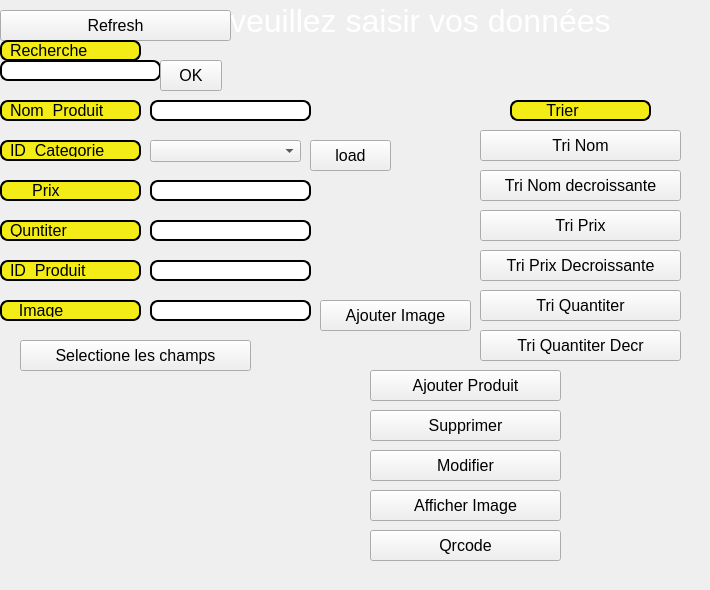
    <widget class="QWidget" name="ajout">
     <attribute name="title">
      <string>Stocks</string>
     </attribute>
     <widget class="QLabel" name="label">
      <property name="geometry">
       <rect>
        <x>0</x>
        <y>100</y>
        <width>141</width>
        <height>21</height>
       </rect>
      </property>
      <property name="font">
       <font>
        <pointsize>12</pointsize>
       </font>
      </property>
      <property name="styleSheet">
       <string notr="true">QLabel {
	color: rgb(0, 0, 0);
	background-color: rgb(243, 236, 23);
border: 2px solid;
border-radius: 8px;
padding: 2px 4px;
}</string>
      </property>
      <property name="text">
       <string>Nom_Produit</string>
      </property>
     </widget>
     <widget class="QLabel" name="label_2">
      <property name="enabled">
       <bool>true</bool>
      </property>
      <property name="geometry">
       <rect>
        <x>0</x>
        <y>140</y>
        <width>141</width>
        <height>21</height>
       </rect>
      </property>
      <property name="font">
       <font>
        <pointsize>12</pointsize>
       </font>
      </property>
      <property name="styleSheet">
       <string notr="true">QLabel {
	color: rgb(0, 0, 0);
	background-color: rgb(243, 236, 23);
border: 2px solid;
border-radius: 8px;
padding: 2px 4px;
}</string>
      </property>
      <property name="text">
       <string>ID_Categorie</string>
      </property>
     </widget>
     <widget class="QLabel" name="label_3">
      <property name="geometry">
       <rect>
        <x>0</x>
        <y>180</y>
        <width>141</width>
        <height>21</height>
       </rect>
      </property>
      <property name="font">
       <font>
        <pointsize>12</pointsize>
       </font>
      </property>
      <property name="styleSheet">
       <string notr="true">QLabel {
	color: rgb(0, 0, 0);
	background-color: rgb(243, 236, 23);
border: 2px solid;
border-radius: 8px;
padding: 2px 4px;
}</string>
      </property>
      <property name="text">
       <string>     Prix</string>
      </property>
     </widget>
     <widget class="QLabel" name="label_7">
      <property name="geometry">
       <rect>
        <x>0</x>
        <y>220</y>
        <width>141</width>
        <height>21</height>
       </rect>
      </property>
      <property name="font">
       <font>
        <pointsize>12</pointsize>
       </font>
      </property>
      <property name="styleSheet">
       <string notr="true">QLabel {
	color: rgb(0, 0, 0);
	background-color: rgb(243, 236, 23);
border: 2px solid;
border-radius: 8px;
padding: 2px 4px;
}</string>
      </property>
      <property name="text">
       <string>Quntiter</string>
      </property>
     </widget>
     <widget class="QLineEdit" name="line_nom">
      <property name="geometry">
       <rect>
        <x>150</x>
        <y>100</y>
        <width>161</width>
        <height>21</height>
       </rect>
      </property>
      <property name="styleSheet">
       <string notr="true">QLineEdit {
background-color: rgb(255, 255, 255);
padding: 1px;
border-style: solid;
border: 2px solid black;
border-radius: 8px;
}</string>
      </property>
     </widget>
     <widget class="QLineEdit" name="line_prix">
      <property name="geometry">
       <rect>
        <x>150</x>
        <y>180</y>
        <width>161</width>
        <height>21</height>
       </rect>
      </property>
      <property name="styleSheet">
       <string notr="true">QLineEdit {
background-color: rgb(255, 255, 255);
padding: 1px;
border-style: solid;
border: 2px solid black;
border-radius: 8px;
}</string>
      </property>
     </widget>
     <widget class="QLineEdit" name="line_quant">
      <property name="geometry">
       <rect>
        <x>150</x>
        <y>220</y>
        <width>161</width>
        <height>21</height>
       </rect>
      </property>
      <property name="styleSheet">
       <string notr="true">QLineEdit {
background-color: rgb(255, 255, 255);
padding: 1px;
border-style: solid;
border: 2px solid black;
border-radius: 8px;
}</string>
      </property>
     </widget>
     <widget class="QPushButton" name="pushButton">
      <property name="geometry">
       <rect>
        <x>370</x>
        <y>370</y>
        <width>191</width>
        <height>31</height>
       </rect>
      </property>
      <property name="font">
       <font>
        <pointsize>12</pointsize>
       </font>
      </property>
      <property name="styleSheet">
       <string notr="true">QPushButton {
color: white;
	background-color: qlineargradient(spread:pad, x1:0.122, y1:0.988636, x2:0.118, y2:0, stop:0.00490196 rgba(255, 0, 191, 255), stop:0.696078 rgba(174, 72, 150, 255), stop:1 rgba(242, 242, 242, 255));
border-width: 1px;
border-color: #339;
border-style: solid;
border-radius: 15;
padding: -16px 0px;
min-height: 32px;
min-width: 60px;
}
background-color: rgb(185, 81, 159);
</string>
      </property>
      <property name="text">
       <string>Ajouter Produit</string>
      </property>
     </widget>
     <widget class="QPushButton" name="pushButton_Supprimer">
      <property name="geometry">
       <rect>
        <x>370</x>
        <y>410</y>
        <width>191</width>
        <height>31</height>
       </rect>
      </property>
      <property name="font">
       <font>
        <pointsize>12</pointsize>
       </font>
      </property>
      <property name="styleSheet">
       <string notr="true">QPushButton {
color: white;
	background-color: qlineargradient(spread:pad, x1:0.122, y1:0.988636, x2:0.118, y2:0, stop:0.00490196 rgba(255, 0, 191, 255), stop:0.696078 rgba(174, 72, 150, 255), stop:1 rgba(242, 242, 242, 255));
border-width: 1px;
border-color: #339;
border-style: solid;
border-radius: 15;
padding: -16px 0px;
min-height: 32px;
min-width: 60px;
}
background-color: rgb(185, 81, 159);</string>
      </property>
      <property name="text">
       <string>Supprimer</string>
      </property>
     </widget>
     <widget class="QLabel" name="label_12">
      <property name="geometry">
       <rect>
        <x>230</x>
        <y>0</y>
        <width>471</width>
        <height>41</height>
       </rect>
      </property>
      <property name="font">
       <font>
        <pointsize>24</pointsize>
       </font>
      </property>
      <property name="styleSheet">
       <string notr="true">QLabel {
	color: rgb(255, 255, 255);
}</string>
      </property>
      <property name="text">
       <string>veuillez saisir vos données</string>
      </property>
     </widget>
     <widget class="QLineEdit" name="line_id">
      <property name="geometry">
       <rect>
        <x>150</x>
        <y>260</y>
        <width>161</width>
        <height>21</height>
       </rect>
      </property>
      <property name="styleSheet">
       <string notr="true">QLineEdit {
background-color: rgb(255, 255, 255);
padding: 1px;
border-style: solid;
border: 2px solid black;
border-radius: 8px;
}</string>
      </property>
     </widget>
     <widget class="QLabel" name="label_4">
      <property name="geometry">
       <rect>
        <x>0</x>
        <y>260</y>
        <width>141</width>
        <height>21</height>
       </rect>
      </property>
      <property name="font">
       <font>
        <pointsize>12</pointsize>
       </font>
      </property>
      <property name="styleSheet">
       <string notr="true">QLabel {
	color: rgb(0, 0, 0);
	background-color: rgb(243, 236, 23);
border: 2px solid;
border-radius: 8px;
padding: 2px 4px;
}</string>
      </property>
      <property name="text">
       <string>ID_Produit</string>
      </property>
     </widget>
     <widget class="QPushButton" name="pushButton_3">
      <property name="geometry">
       <rect>
        <x>370</x>
        <y>450</y>
        <width>191</width>
        <height>31</height>
       </rect>
      </property>
      <property name="font">
       <font>
        <pointsize>12</pointsize>
       </font>
      </property>
      <property name="styleSheet">
       <string notr="true">QPushButton {
color: white;
	background-color: qlineargradient(spread:pad, x1:0.122, y1:0.988636, x2:0.118, y2:0, stop:0.00490196 rgba(255, 0, 191, 255), stop:0.696078 rgba(174, 72, 150, 255), stop:1 rgba(242, 242, 242, 255));
border-width: 1px;
border-color: #339;
border-style: solid;
border-radius: 15;
padding: -16px 0px;
min-height: 32px;
min-width: 60px;
}
background-color: rgb(185, 81, 159);</string>
      </property>
      <property name="text">
       <string>Modifier</string>
      </property>
     </widget>
     <widget class="QPushButton" name="pushButton_4">
      <property name="geometry">
       <rect>
        <x>20</x>
        <y>340</y>
        <width>231</width>
        <height>31</height>
       </rect>
      </property>
      <property name="font">
       <font>
        <pointsize>12</pointsize>
       </font>
      </property>
      <property name="styleSheet">
       <string notr="true">QPushButton {
color: white;
	background-color: qlineargradient(spread:pad, x1:0.122, y1:0.988636, x2:0.118, y2:0, stop:0.00490196 rgba(255, 0, 191, 255), stop:0.696078 rgba(174, 72, 150, 255), stop:1 rgba(242, 242, 242, 255));
border-width: 1px;
border-color: #339;
border-style: solid;
border-radius: 15;
padding: -16px 0px;
min-height: 32px;
min-width: 60px;
}
background-color: rgb(185, 81, 159);</string>
      </property>
      <property name="text">
       <string>Selectione les champs</string>
      </property>
     </widget>
     <widget class="QPushButton" name="trinom">
      <property name="geometry">
       <rect>
        <x>480</x>
        <y>130</y>
        <width>201</width>
        <height>31</height>
       </rect>
      </property>
      <property name="font">
       <font>
        <pointsize>12</pointsize>
       </font>
      </property>
      <property name="styleSheet">
       <string notr="true">QPushButton {
color: white;
	background-color: qlineargradient(spread:pad, x1:0.122, y1:0.988636, x2:0.118, y2:0, stop:0.00490196 rgba(255, 0, 191, 255), stop:0.696078 rgba(174, 72, 150, 255), stop:1 rgba(242, 242, 242, 255));
border-width: 1px;
border-color: #339;
border-style: solid;
border-radius: 15;
padding: -16px 0px;
min-height: 32px;
min-width: 60px;
}
background-color: rgb(185, 81, 159);</string>
      </property>
      <property name="text">
       <string>Tri Nom</string>
      </property>
     </widget>
     <widget class="QLabel" name="label_5">
      <property name="geometry">
       <rect>
        <x>510</x>
        <y>100</y>
        <width>141</width>
        <height>21</height>
       </rect>
      </property>
      <property name="font">
       <font>
        <pointsize>12</pointsize>
       </font>
      </property>
      <property name="styleSheet">
       <string notr="true">QLabel {
	color: rgb(0, 0, 0);
	background-color: rgb(243, 236, 23);
border: 2px solid;
border-radius: 8px;
padding: 2px 4px;
}</string>
      </property>
      <property name="text">
       <string>      Trier</string>
      </property>
     </widget>
     <widget class="QPushButton" name="nomdec">
      <property name="geometry">
       <rect>
        <x>480</x>
        <y>170</y>
        <width>201</width>
        <height>31</height>
       </rect>
      </property>
      <property name="font">
       <font>
        <pointsize>12</pointsize>
       </font>
      </property>
      <property name="styleSheet">
       <string notr="true">QPushButton {
color: white;
	background-color: qlineargradient(spread:pad, x1:0.122, y1:0.988636, x2:0.118, y2:0, stop:0.00490196 rgba(255, 0, 191, 255), stop:0.696078 rgba(174, 72, 150, 255), stop:1 rgba(242, 242, 242, 255));
border-width: 1px;
border-color: #339;
border-style: solid;
border-radius: 15;
padding: -16px 0px;
min-height: 32px;
min-width: 60px;
}
background-color: rgb(185, 81, 159);</string>
      </property>
      <property name="text">
       <string>Tri Nom decroissante</string>
      </property>
     </widget>
     <widget class="QPushButton" name="prix">
      <property name="geometry">
       <rect>
        <x>480</x>
        <y>210</y>
        <width>201</width>
        <height>31</height>
       </rect>
      </property>
      <property name="font">
       <font>
        <pointsize>12</pointsize>
       </font>
      </property>
      <property name="styleSheet">
       <string notr="true">QPushButton {
color: white;
	background-color: qlineargradient(spread:pad, x1:0.122, y1:0.988636, x2:0.118, y2:0, stop:0.00490196 rgba(255, 0, 191, 255), stop:0.696078 rgba(174, 72, 150, 255), stop:1 rgba(242, 242, 242, 255));
border-width: 1px;
border-color: #339;
border-style: solid;
border-radius: 15;
padding: -16px 0px;
min-height: 32px;
min-width: 60px;
}
background-color: rgb(185, 81, 159);</string>
      </property>
      <property name="text">
       <string>Tri Prix</string>
      </property>
     </widget>
     <widget class="QPushButton" name="prixdec">
      <property name="geometry">
       <rect>
        <x>480</x>
        <y>250</y>
        <width>201</width>
        <height>31</height>
       </rect>
      </property>
      <property name="font">
       <font>
        <pointsize>12</pointsize>
       </font>
      </property>
      <property name="styleSheet">
       <string notr="true">QPushButton {
color: white;
	background-color: qlineargradient(spread:pad, x1:0.122, y1:0.988636, x2:0.118, y2:0, stop:0.00490196 rgba(255, 0, 191, 255), stop:0.696078 rgba(174, 72, 150, 255), stop:1 rgba(242, 242, 242, 255));
border-width: 1px;
border-color: #339;
border-style: solid;
border-radius: 15;
padding: -16px 0px;
min-height: 32px;
min-width: 60px;
}
background-color: rgb(185, 81, 159);</string>
      </property>
      <property name="text">
       <string>Tri Prix Decroissante</string>
      </property>
     </widget>
     <widget class="QPushButton" name="quant">
      <property name="geometry">
       <rect>
        <x>480</x>
        <y>290</y>
        <width>201</width>
        <height>31</height>
       </rect>
      </property>
      <property name="font">
       <font>
        <pointsize>12</pointsize>
       </font>
      </property>
      <property name="styleSheet">
       <string notr="true">QPushButton {
color: white;
	background-color: qlineargradient(spread:pad, x1:0.122, y1:0.988636, x2:0.118, y2:0, stop:0.00490196 rgba(255, 0, 191, 255), stop:0.696078 rgba(174, 72, 150, 255), stop:1 rgba(242, 242, 242, 255));
border-width: 1px;
border-color: #339;
border-style: solid;
border-radius: 15;
padding: -16px 0px;
min-height: 32px;
min-width: 60px;
}
background-color: rgb(185, 81, 159);</string>
      </property>
      <property name="text">
       <string>Tri Quantiter</string>
      </property>
     </widget>
     <widget class="QPushButton" name="quantdec">
      <property name="geometry">
       <rect>
        <x>480</x>
        <y>330</y>
        <width>201</width>
        <height>31</height>
       </rect>
      </property>
      <property name="font">
       <font>
        <pointsize>12</pointsize>
       </font>
      </property>
      <property name="styleSheet">
       <string notr="true">QPushButton {
color: white;
	background-color: qlineargradient(spread:pad, x1:0.122, y1:0.988636, x2:0.118, y2:0, stop:0.00490196 rgba(255, 0, 191, 255), stop:0.696078 rgba(174, 72, 150, 255), stop:1 rgba(242, 242, 242, 255));
border-width: 1px;
border-color: #339;
border-style: solid;
border-radius: 15;
padding: -16px 0px;
min-height: 32px;
min-width: 60px;
}
background-color: rgb(185, 81, 159);</string>
      </property>
      <property name="text">
       <string>Tri Quantiter Decr</string>
      </property>
     </widget>
     <widget class="QPushButton" name="pushButton_ref">
      <property name="geometry">
       <rect>
        <x>0</x>
        <y>10</y>
        <width>231</width>
        <height>31</height>
       </rect>
      </property>
      <property name="font">
       <font>
        <pointsize>12</pointsize>
       </font>
      </property>
      <property name="styleSheet">
       <string notr="true">QPushButton {
color: white;
	background-color: qlineargradient(spread:pad, x1:0.122, y1:0.988636, x2:0.118, y2:0, stop:0.00490196 rgba(255, 0, 191, 255), stop:0.696078 rgba(174, 72, 150, 255), stop:1 rgba(242, 242, 242, 255));
border-width: 1px;
border-color: #339;
border-style: solid;
border-radius: 15;
padding: -16px 0px;
min-height: 32px;
min-width: 60px;
}
background-color: rgb(185, 81, 159);</string>
      </property>
      <property name="text">
       <string>Refresh</string>
      </property>
     </widget>
     <widget class="QLineEdit" name="line_rech">
      <property name="geometry">
       <rect>
        <x>0</x>
        <y>60</y>
        <width>161</width>
        <height>21</height>
       </rect>
      </property>
      <property name="styleSheet">
       <string notr="true">QLineEdit {
background-color: rgb(255, 255, 255);
padding: 1px;
border-style: solid;
border: 2px solid black;
border-radius: 8px;
}</string>
      </property>
     </widget>
     <widget class="QPushButton" name="ok">
      <property name="geometry">
       <rect>
        <x>160</x>
        <y>60</y>
        <width>62</width>
        <height>31</height>
       </rect>
      </property>
      <property name="font">
       <font>
        <pointsize>12</pointsize>
       </font>
      </property>
      <property name="styleSheet">
       <string notr="true">QPushButton {
color: white;
	background-color: qlineargradient(spread:pad, x1:0.122, y1:0.988636, x2:0.118, y2:0, stop:0.00490196 rgba(255, 0, 191, 255), stop:0.696078 rgba(174, 72, 150, 255), stop:1 rgba(242, 242, 242, 255));
border-width: 1px;
border-color: #339;
border-style: solid;
border-radius: 15;
padding: -16px 0px;
min-height: 32px;
min-width: 60px;
}
background-color: rgb(185, 81, 159);</string>
      </property>
      <property name="text">
       <string>OK</string>
      </property>
     </widget>
     <widget class="QLabel" name="label_6">
      <property name="geometry">
       <rect>
        <x>0</x>
        <y>40</y>
        <width>141</width>
        <height>21</height>
       </rect>
      </property>
      <property name="font">
       <font>
        <pointsize>12</pointsize>
       </font>
      </property>
      <property name="styleSheet">
       <string notr="true">QLabel {
	color: rgb(0, 0, 0);
	background-color: rgb(243, 236, 23);
border: 2px solid;
border-radius: 8px;
padding: 2px 4px;
}</string>
      </property>
      <property name="text">
       <string>Recherche</string>
      </property>
     </widget>
     <widget class="QPushButton" name="pushButton_image">
      <property name="geometry">
       <rect>
        <x>370</x>
        <y>490</y>
        <width>191</width>
        <height>31</height>
       </rect>
      </property>
      <property name="font">
       <font>
        <pointsize>12</pointsize>
       </font>
      </property>
      <property name="styleSheet">
       <string notr="true">QPushButton {
color: white;
	background-color: qlineargradient(spread:pad, x1:0.122, y1:0.988636, x2:0.118, y2:0, stop:0.00490196 rgba(255, 0, 191, 255), stop:0.696078 rgba(174, 72, 150, 255), stop:1 rgba(242, 242, 242, 255));
border-width: 1px;
border-color: #339;
border-style: solid;
border-radius: 15;
padding: -16px 0px;
min-height: 32px;
min-width: 60px;
}
background-color: rgb(185, 81, 159);
</string>
      </property>
      <property name="text">
       <string>Afficher Image</string>
      </property>
     </widget>
     <widget class="QLabel" name="Qrcode">
      <property name="geometry">
       <rect>
        <x>10</x>
        <y>380</y>
        <width>321</width>
        <height>201</height>
       </rect>
      </property>
      <property name="text">
       <string/>
      </property>
     </widget>
     <widget class="QPushButton" name="Qrcode_2">
      <property name="geometry">
       <rect>
        <x>370</x>
        <y>530</y>
        <width>191</width>
        <height>31</height>
       </rect>
      </property>
      <property name="font">
       <font>
        <pointsize>12</pointsize>
       </font>
      </property>
      <property name="styleSheet">
       <string notr="true">QPushButton {
color: white;
	background-color: qlineargradient(spread:pad, x1:0.122, y1:0.988636, x2:0.118, y2:0, stop:0.00490196 rgba(255, 0, 191, 255), stop:0.696078 rgba(174, 72, 150, 255), stop:1 rgba(242, 242, 242, 255));
border-width: 1px;
border-color: #339;
border-style: solid;
border-radius: 15;
padding: -16px 0px;
min-height: 32px;
min-width: 60px;
}
background-color: rgb(185, 81, 159);
</string>
      </property>
      <property name="text">
       <string>Qrcode</string>
      </property>
     </widget>
     <widget class="QComboBox" name="line_idcat">
      <property name="geometry">
       <rect>
        <x>150</x>
        <y>140</y>
        <width>151</width>
        <height>22</height>
       </rect>
      </property>
     </widget>
     <widget class="QPushButton" name="load">
      <property name="geometry">
       <rect>
        <x>310</x>
        <y>140</y>
        <width>81</width>
        <height>31</height>
       </rect>
      </property>
      <property name="font">
       <font>
        <pointsize>12</pointsize>
       </font>
      </property>
      <property name="styleSheet">
       <string notr="true">QPushButton {
color: white;
	background-color: qlineargradient(spread:pad, x1:0.122, y1:0.988636, x2:0.118, y2:0, stop:0.00490196 rgba(255, 0, 191, 255), stop:0.696078 rgba(174, 72, 150, 255), stop:1 rgba(242, 242, 242, 255));
border-width: 1px;
border-color: #339;
border-style: solid;
border-radius: 15;
padding: -16px 0px;
min-height: 32px;
min-width: 60px;
}
background-color: rgb(185, 81, 159);</string>
      </property>
      <property name="text">
       <string>load</string>
      </property>
     </widget>
     <widget class="QLabel" name="label_11">
      <property name="geometry">
       <rect>
        <x>0</x>
        <y>300</y>
        <width>141</width>
        <height>21</height>
       </rect>
      </property>
      <property name="font">
       <font>
        <pointsize>12</pointsize>
       </font>
      </property>
      <property name="styleSheet">
       <string notr="true">QLabel {
	color: rgb(0, 0, 0);
	background-color: rgb(243, 236, 23);
border: 2px solid;
border-radius: 8px;
padding: 2px 4px;
}</string>
      </property>
      <property name="text">
       <string>  Image</string>
      </property>
     </widget>
     <widget class="QLineEdit" name="line_image">
      <property name="geometry">
       <rect>
        <x>150</x>
        <y>300</y>
        <width>161</width>
        <height>21</height>
       </rect>
      </property>
      <property name="styleSheet">
       <string notr="true">QLineEdit {
background-color: rgb(255, 255, 255);
padding: 1px;
border-style: solid;
border: 2px solid black;
border-radius: 8px;
}</string>
      </property>
     </widget>
     <widget class="QPushButton" name="pushButton_ref_2">
      <property name="geometry">
       <rect>
        <x>320</x>
        <y>300</y>
        <width>151</width>
        <height>31</height>
       </rect>
      </property>
      <property name="font">
       <font>
        <pointsize>12</pointsize>
       </font>
      </property>
      <property name="styleSheet">
       <string notr="true">QPushButton {
color: white;
	background-color: qlineargradient(spread:pad, x1:0.122, y1:0.988636, x2:0.118, y2:0, stop:0.00490196 rgba(255, 0, 191, 255), stop:0.696078 rgba(174, 72, 150, 255), stop:1 rgba(242, 242, 242, 255));
border-width: 1px;
border-color: #339;
border-style: solid;
border-radius: 15;
padding: -16px 0px;
min-height: 32px;
min-width: 60px;
}
background-color: rgb(185, 81, 159);</string>
      </property>
      <property name="text">
       <string>Ajouter Image</string>
      </property>
     </widget>
     <zorder>line_quant</zorder>
     <zorder>label_7</zorder>
     <zorder>line_nom</zorder>
     <zorder>line_prix</zorder>
     <zorder>pushButton</zorder>
     <zorder>pushButton_Supprimer</zorder>
     <zorder>label</zorder>
     <zorder>label_2</zorder>
     <zorder>label_3</zorder>
     <zorder>label_12</zorder>
     <zorder>line_id</zorder>
     <zorder>label_4</zorder>
     <zorder>pushButton_3</zorder>
     <zorder>pushButton_4</zorder>
     <zorder>trinom</zorder>
     <zorder>label_5</zorder>
     <zorder>nomdec</zorder>
     <zorder>prix</zorder>
     <zorder>prixdec</zorder>
     <zorder>quant</zorder>
     <zorder>quantdec</zorder>
     <zorder>pushButton_ref</zorder>
     <zorder>line_rech</zorder>
     <zorder>ok</zorder>
     <zorder>label_6</zorder>
     <zorder>pushButton_image</zorder>
     <zorder>Qrcode</zorder>
     <zorder>Qrcode_2</zorder>
     <zorder>line_idcat</zorder>
     <zorder>load</zorder>
     <zorder>label_11</zorder>
     <zorder>line_image</zorder>
     <zorder>pushButton_ref_2</zorder>
    </widget>
